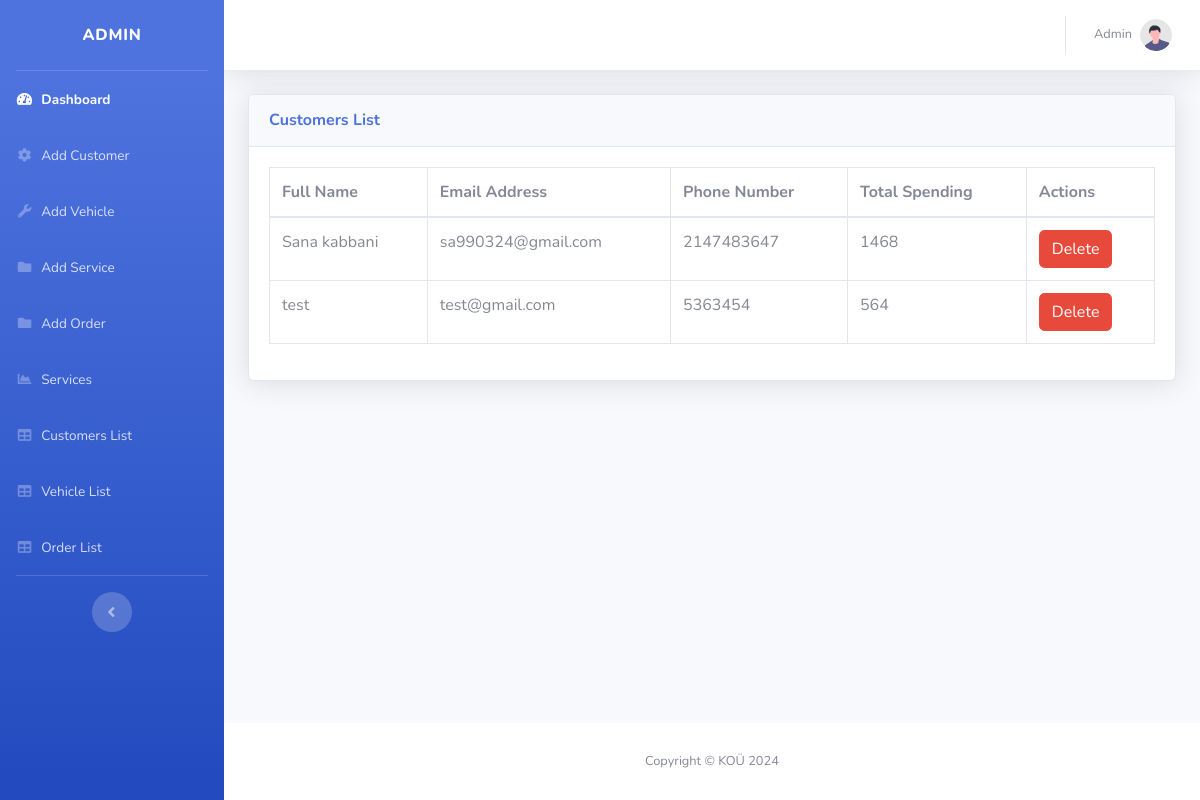
/customers.php (signed in), run on the app's committed database.
### tables this page shows
CREATE TABLE `musteri` (
  `Customer_id` int(11) NOT NULL,
  `Name` varchar(45) NOT NULL,
  `Email` varchar(45) NOT NULL,
  `Phone` int(11) NOT NULL,
  `City` varchar(45) NOT NULL
);

### customers.php (the view)
<?php require './components/header.php' ?>
<?php require './backend/Connection.php' ?>
<div class="card shadow mb-4">
    <div class="card-header py-3">
        <h6 class="m-0 font-weight-bold text-primary">Customers List</h6>
    </div>
    <div class="card-body">
        <div class="table-responsive">
            <table class="table table-bordered" id="dataTable" width="100%" cellspacing="0">
                <thead>
                    <tr>
                        <th>Full Name</th>
                        <th>Email Address</th>
                        <th>Phone Number</th>
                        <th>Total Spending</th>
                        <th>Actions</th>
                    </tr>
                </thead>
                <tbody>
                <?php
                    $sql = "SELECT * FROM customer_spending";
                    $result = mysqli_query($connection, $sql);
                    $check = mysqli_num_rows($result);
                    if($check > 0){
                ?>
                    <?php    while($row = mysqli_fetch_assoc($result)){ ?>
                        <tr>
                            <td><?php  echo $row['customer_name']; ?></td>
                            <td><?php  echo $row['Email']; ?></td>
                            <td><?php  echo $row['Phone']; ?></td>
                            <td><?php  echo $row['total_spending']; ?></td>
                            <td>
                            <a href="/cms/backend/CarService.php?delete-customer=<?php echo $row['customer_id']; ?>" name="delete-customer" class="btn btn-danger">Delete</a>
                            </td>
                        </tr>
                    <?php
                        }
                    ?>
                <?php
                    }
                ?>
                </tbody>
            </table>
        </div>
    </div>
</div>
<?php require './components/footer.php' ?>

### data on the page
musteri: customer_name "Sana kabbani", Email "sa990324@gmail.com", Phone "2147483647", total_spending "1468"
musteri: customer_name "test", Email "test@gmail.com", Phone "5363454", total_spending "564"
